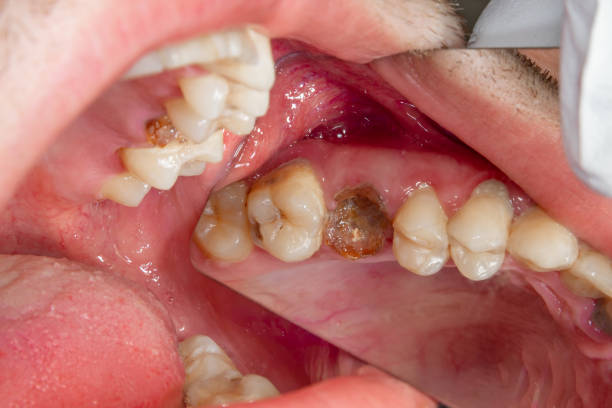
#> input picture milestone3/Raw_images/111.jpg, 612 x 408 px, found by its file name; its folder holds only this picture in this run
$ jupyter execute ImageRotation.ipynb
#> lines starting #> are read from the running program, lines starting #| are printed output that depends on the picture
[cell 1]
import cv2
import os
import matplotlib.pyplot as plt

# Define original image directory
image_dir = r'C:\Users\Reshmi\Capstone-Project\milestone3\Raw_images'

# Define separate output directory for rotated images
save_dir = r'C:\Users\Reshmi\Capstone-Project\milestone3\Augmented_images\Unlabeled\rotated_images'
os.makedirs(save_dir, exist_ok=True)

# Get up to 1000 .jpg files from the source folder
image_filenames = [
    fname for fname in os.listdir(image_dir)
    if fname.lower().endswith(".jpg")
][:1000]

# Rotate and save images
for fname in image_filenames:
    image_path = os.path.join(image_dir, fname)
    img = cv2.imread(image_path)
#> img is the input picture: shape (408, 612, 3); mean B, G, R 108.2, 115.6, 183.4

    if img is None:
        print(f"Error: Failed to load {fname}")
        continue

    height, width = img.shape[:2]
#> height = 408; width = 612
    center = (width // 2, height // 2)
#> center = (306, 204)

    # Create rotation matrix for 180 degrees
    rotate_matrix = cv2.getRotationMatrix2D(center=center, angle=180, scale=1)
    rotated_img = cv2.warpAffine(img, rotate_matrix, (width, height))
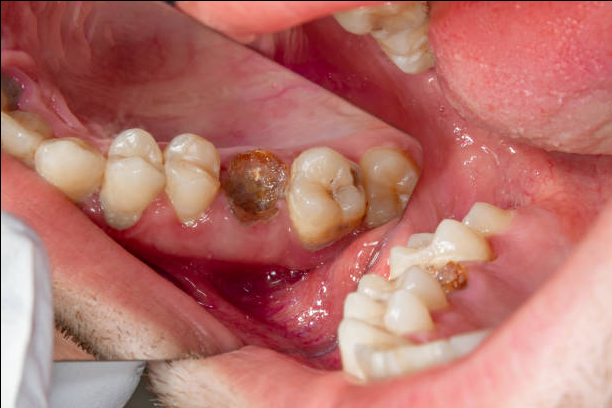
#> rotated_img: shape (408, 612, 3); mean B, G, R 107.6, 114.9, 182.6

    save_path = os.path.join(save_dir, f"rotated_{fname}")
    cv2.imwrite(save_path, rotated_img)
    print(f"Saved: {save_path}")

print("All images rotated and saved in a separate folder!")

# --- Display the first rotated image ---

rotated_files = [f for f in os.listdir(save_dir) if f.lower().endswith(".jpg")]
if rotated_files:
    first_image_path = os.path.join(save_dir, rotated_files[0])
    test_image = cv2.imread(first_image_path)
    test_image_rgb = cv2.cvtColor(test_image, cv2.COLOR_BGR2RGB)

    plt.imshow(test_image_rgb)
    plt.axis("off")
    plt.title(f"Sample: {rotated_files[0]}")
    plt.show()
else:
    print("No rotated images found to display.")


$ run again, on milestone3/Raw_images/116.jpg
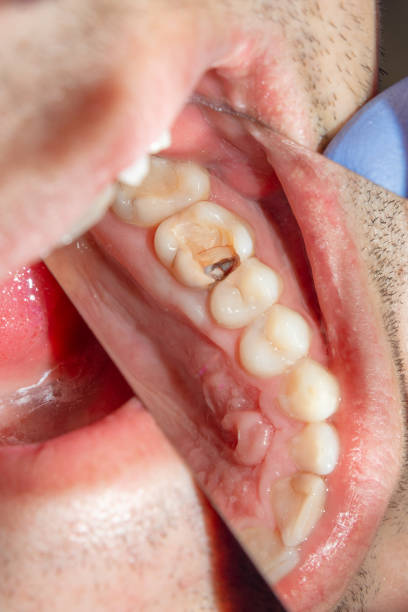
#> input picture milestone3/Raw_images/116.jpg, 408 x 612 px, found by its file name
#> img is the input picture: shape (612, 408, 3); mean B, G, R 130, 141.7, 196.1
#> `rotated_img = cv2.warpAffine(img, rotate_matrix, (width, height))`:
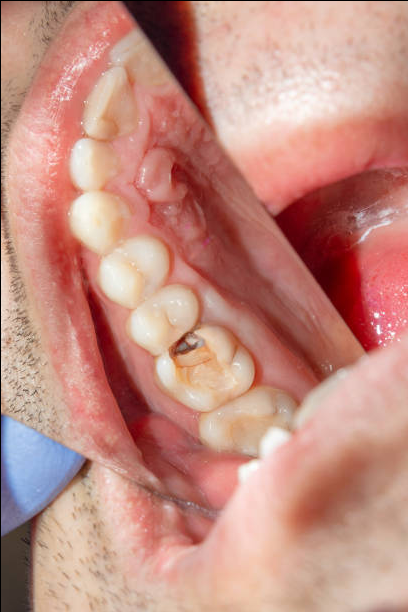
#> rotated_img: shape (612, 408, 3); mean B, G, R 129.4, 141.1, 195.3

$ run again, on milestone3/Raw_images/12.jpg
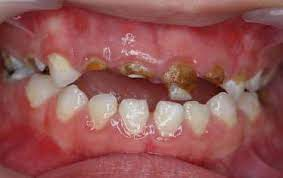
#> input picture milestone3/Raw_images/12.jpg, 283 x 178 px, found by its file name
#> img is the input picture: shape (178, 283, 3); mean B, G, R 84.6, 85.7, 147.9
#> `rotated_img = cv2.warpAffine(img, rotate_matrix, (width, height))`:
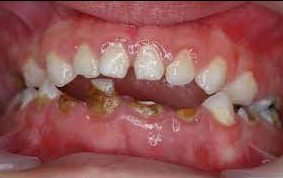
#> rotated_img: shape (178, 283, 3); mean B, G, R 83.9, 85, 147

$ run again, on milestone3/Raw_images/120.jpg
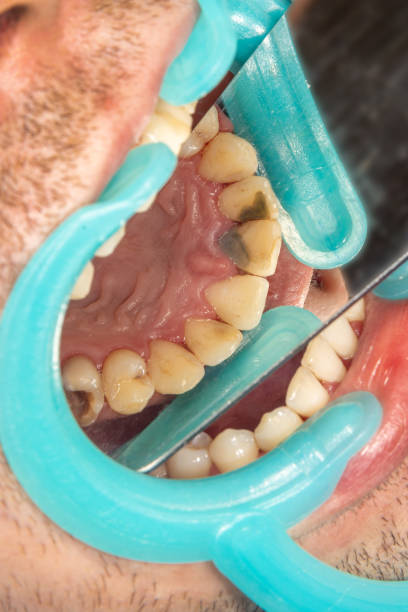
#> input picture milestone3/Raw_images/120.jpg, 408 x 612 px, found by its file name
#> img is the input picture: shape (612, 408, 3); mean B, G, R 144.3, 159.5, 153.3
#> `rotated_img = cv2.warpAffine(img, rotate_matrix, (width, height))`:
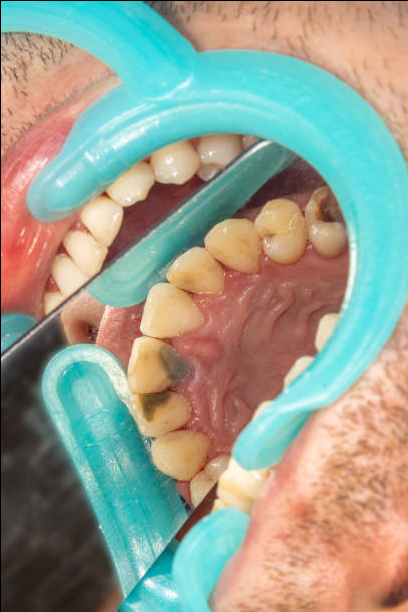
#> rotated_img: shape (612, 408, 3); mean B, G, R 143.7, 158.9, 152.6

$ run again, on milestone3/Raw_images/113.jpg
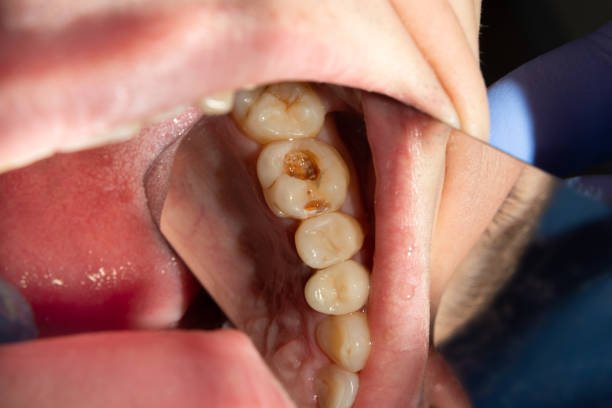
#> input picture milestone3/Raw_images/113.jpg, 612 x 408 px, found by its file name
#> img is the input picture: shape (408, 612, 3); mean B, G, R 97, 104.6, 152.2
#> `rotated_img = cv2.warpAffine(img, rotate_matrix, (width, height))`:
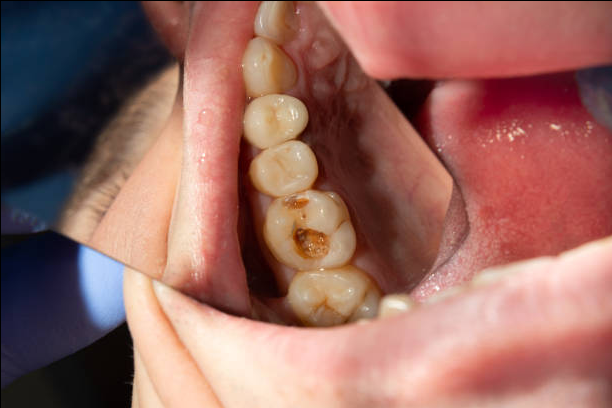
#> rotated_img: shape (408, 612, 3); mean B, G, R 96.5, 104.2, 151.6
